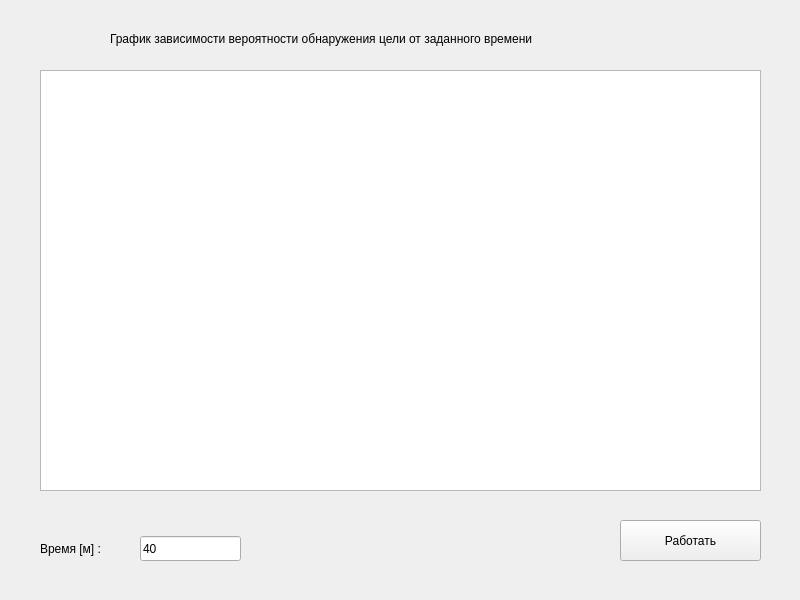
<?xml version="1.0" encoding="UTF-8"?>
<ui version="4.0">
 <class>Widget</class>
 <widget class="QWidget" name="Widget">
  <property name="geometry">
   <rect>
    <x>0</x>
    <y>0</y>
    <width>800</width>
    <height>600</height>
   </rect>
  </property>
  <property name="windowTitle">
   <string>Widget</string>
  </property>
  <widget class="QGraphicsView" name="graphicsView">
   <property name="geometry">
    <rect>
     <x>40</x>
     <y>70</y>
     <width>721</width>
     <height>421</height>
    </rect>
   </property>
  </widget>
  <widget class="QPushButton" name="pushButton">
   <property name="geometry">
    <rect>
     <x>620</x>
     <y>520</y>
     <width>141</width>
     <height>41</height>
    </rect>
   </property>
   <property name="text">
    <string>Работать</string>
   </property>
  </widget>
  <widget class="QLabel" name="label_2">
   <property name="geometry">
    <rect>
     <x>40</x>
     <y>540</y>
     <width>81</width>
     <height>17</height>
    </rect>
   </property>
   <property name="text">
    <string>Время [м] :</string>
   </property>
  </widget>
  <widget class="QLineEdit" name="lineEdit_2">
   <property name="geometry">
    <rect>
     <x>140</x>
     <y>536</y>
     <width>101</width>
     <height>25</height>
    </rect>
   </property>
   <property name="text">
    <string>40</string>
   </property>
  </widget>
  <widget class="QLabel" name="label_3">
   <property name="geometry">
    <rect>
     <x>110</x>
     <y>30</y>
     <width>551</width>
     <height>17</height>
    </rect>
   </property>
   <property name="text">
    <string>График зависимости вероятности обнаружения цели от заданного времени</string>
   </property>
  </widget>
 </widget>
 <resources/>
 <connections/>
</ui>
